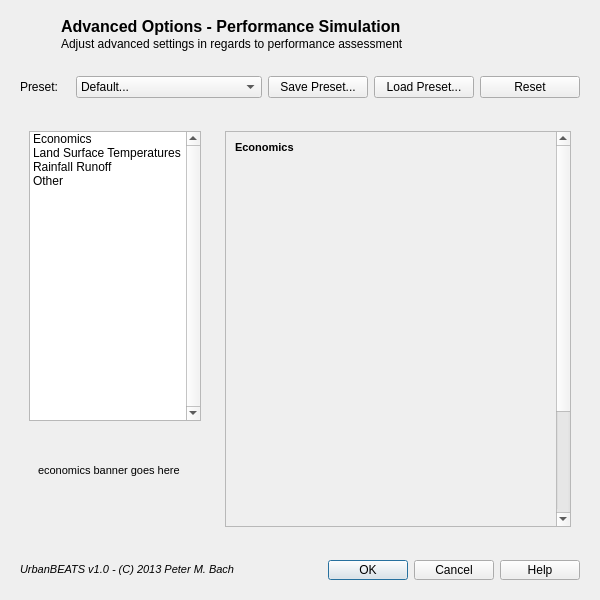
<?xml version="1.0" encoding="UTF-8"?>
<ui version="4.0">
 <class>TechPlace_Dialog</class>
 <widget class="QDialog" name="TechPlace_Dialog">
  <property name="geometry">
   <rect>
    <x>0</x>
    <y>0</y>
    <width>600</width>
    <height>600</height>
   </rect>
  </property>
  <property name="sizePolicy">
   <sizepolicy hsizetype="Fixed" vsizetype="Preferred">
    <horstretch>0</horstretch>
    <verstretch>0</verstretch>
   </sizepolicy>
  </property>
  <property name="windowTitle">
   <string>Dialog</string>
  </property>
  <layout class="QVBoxLayout" name="verticalLayout">
   <item>
    <widget class="QWidget" name="widget_2" native="true">
     <property name="minimumSize">
      <size>
       <width>0</width>
       <height>50</height>
      </size>
     </property>
     <property name="maximumSize">
      <size>
       <width>16777215</width>
       <height>50</height>
      </size>
     </property>
     <widget class="QLabel" name="label">
      <property name="geometry">
       <rect>
        <x>0</x>
        <y>0</y>
        <width>50</width>
        <height>50</height>
       </rect>
      </property>
      <property name="minimumSize">
       <size>
        <width>50</width>
        <height>50</height>
       </size>
      </property>
      <property name="text">
       <string/>
      </property>
      <property name="pixmap">
       <pixmap resource="C:/UrbanBEATSv1Dev/ub_modules/resources/dialogimg.qrc">:/general/ublogo50.png</pixmap>
      </property>
     </widget>
     <widget class="QLabel" name="tech_subheading">
      <property name="geometry">
       <rect>
        <x>50</x>
        <y>25</y>
        <width>711</width>
        <height>16</height>
       </rect>
      </property>
      <property name="text">
       <string>Adjust advanced settings in regards to performance assessment</string>
      </property>
     </widget>
     <widget class="QLabel" name="tech_heading">
      <property name="geometry">
       <rect>
        <x>50</x>
        <y>5</y>
        <width>451</width>
        <height>21</height>
       </rect>
      </property>
      <property name="text">
       <string>&lt;!DOCTYPE HTML PUBLIC &quot;-//W3C//DTD HTML 4.0//EN&quot; &quot;http://www.w3.org/TR/REC-html40/strict.dtd&quot;&gt;
&lt;html&gt;&lt;head&gt;&lt;meta name=&quot;qrichtext&quot; content=&quot;1&quot; /&gt;&lt;style type=&quot;text/css&quot;&gt;
p, li { white-space: pre-wrap; }
&lt;/style&gt;&lt;/head&gt;&lt;body style=&quot; font-family:'MS Shell Dlg 2'; font-size:8.25pt; font-weight:400; font-style:normal;&quot;&gt;
&lt;p style=&quot; margin-top:0px; margin-bottom:0px; margin-left:0px; margin-right:0px; -qt-block-indent:0; text-indent:0px;&quot;&gt;&lt;span style=&quot; font-size:12pt; font-weight:600;&quot;&gt;Advanced Options - Performance Simulation&lt;/span&gt;&lt;/p&gt;&lt;/body&gt;&lt;/html&gt;</string>
      </property>
     </widget>
    </widget>
   </item>
   <item>
    <widget class="QWidget" name="widget_3" native="true">
     <property name="minimumSize">
      <size>
       <width>0</width>
       <height>40</height>
      </size>
     </property>
     <property name="maximumSize">
      <size>
       <width>16777215</width>
       <height>40</height>
      </size>
     </property>
     <layout class="QHBoxLayout" name="horizontalLayout_2">
      <item>
       <widget class="QLabel" name="label_2">
        <property name="maximumSize">
         <size>
          <width>50</width>
          <height>16777215</height>
         </size>
        </property>
        <property name="text">
         <string>Preset:</string>
        </property>
       </widget>
      </item>
      <item>
       <widget class="QComboBox" name="comboBox">
        <item>
         <property name="text">
          <string>Default...</string>
         </property>
        </item>
        <item>
         <property name="text">
          <string>User Custom...</string>
         </property>
        </item>
       </widget>
      </item>
      <item>
       <widget class="QPushButton" name="pushButton_2">
        <property name="maximumSize">
         <size>
          <width>100</width>
          <height>16777215</height>
         </size>
        </property>
        <property name="text">
         <string>Save Preset...</string>
        </property>
       </widget>
      </item>
      <item>
       <widget class="QPushButton" name="pushButton_3">
        <property name="maximumSize">
         <size>
          <width>100</width>
          <height>16777215</height>
         </size>
        </property>
        <property name="text">
         <string>Load Preset...</string>
        </property>
       </widget>
      </item>
      <item>
       <widget class="QPushButton" name="pushButton_4">
        <property name="maximumSize">
         <size>
          <width>100</width>
          <height>16777215</height>
         </size>
        </property>
        <property name="text">
         <string>Reset</string>
        </property>
       </widget>
      </item>
     </layout>
    </widget>
   </item>
   <item>
    <widget class="QWidget" name="widget" native="true">
     <layout class="QHBoxLayout" name="horizontalLayout_3">
      <item>
       <widget class="QWidget" name="widget_4" native="true">
        <property name="minimumSize">
         <size>
          <width>190</width>
          <height>0</height>
         </size>
        </property>
        <property name="maximumSize">
         <size>
          <width>190</width>
          <height>16777215</height>
         </size>
        </property>
        <layout class="QVBoxLayout" name="verticalLayout_2">
         <item>
          <widget class="QListWidget" name="options_list">
           <property name="maximumSize">
            <size>
             <width>16777215</width>
             <height>16777215</height>
            </size>
           </property>
           <property name="verticalScrollBarPolicy">
            <enum>Qt::ScrollBarAlwaysOn</enum>
           </property>
           <item>
            <property name="text">
             <string>Economics</string>
            </property>
           </item>
           <item>
            <property name="text">
             <string>Land Surface Temperatures</string>
            </property>
           </item>
           <item>
            <property name="text">
             <string>Rainfall Runoff</string>
            </property>
           </item>
           <item>
            <property name="text">
             <string>Other</string>
            </property>
           </item>
          </widget>
         </item>
         <item>
          <widget class="QStackedWidget" name="pic_stack">
           <property name="minimumSize">
            <size>
             <width>0</width>
             <height>50</height>
            </size>
           </property>
           <property name="maximumSize">
            <size>
             <width>16777215</width>
             <height>100</height>
            </size>
           </property>
           <property name="currentIndex">
            <number>0</number>
           </property>
           <widget class="QWidget" name="page_5">
            <layout class="QHBoxLayout" name="horizontalLayout_5">
             <item>
              <widget class="QLabel" name="label_11">
               <property name="text">
                <string>&lt;!DOCTYPE HTML PUBLIC &quot;-//W3C//DTD HTML 4.0//EN&quot; &quot;http://www.w3.org/TR/REC-html40/strict.dtd&quot;&gt;
&lt;html&gt;&lt;head&gt;&lt;meta name=&quot;qrichtext&quot; content=&quot;1&quot; /&gt;&lt;style type=&quot;text/css&quot;&gt;
p, li { white-space: pre-wrap; }
&lt;/style&gt;&lt;/head&gt;&lt;body style=&quot; font-family:'MS Shell Dlg 2'; font-size:8.25pt; font-weight:400; font-style:normal;&quot;&gt;
&lt;p style=&quot; margin-top:0px; margin-bottom:0px; margin-left:0px; margin-right:0px; -qt-block-indent:0; text-indent:0px;&quot;&gt;&lt;span style=&quot; font-size:8pt;&quot;&gt;economics banner goes here&lt;/span&gt;&lt;/p&gt;
&lt;p style=&quot;-qt-paragraph-type:empty; margin-top:0px; margin-bottom:0px; margin-left:0px; margin-right:0px; -qt-block-indent:0; text-indent:0px; font-size:8pt;&quot;&gt;&lt;/p&gt;&lt;/body&gt;&lt;/html&gt;</string>
               </property>
              </widget>
             </item>
            </layout>
           </widget>
           <widget class="QWidget" name="page_6">
            <layout class="QHBoxLayout" name="horizontalLayout_6">
             <item>
              <widget class="QLabel" name="label_12">
               <property name="text">
                <string>&lt;!DOCTYPE HTML PUBLIC &quot;-//W3C//DTD HTML 4.0//EN&quot; &quot;http://www.w3.org/TR/REC-html40/strict.dtd&quot;&gt;
&lt;html&gt;&lt;head&gt;&lt;meta name=&quot;qrichtext&quot; content=&quot;1&quot; /&gt;&lt;style type=&quot;text/css&quot;&gt;
p, li { white-space: pre-wrap; }
&lt;/style&gt;&lt;/head&gt;&lt;body style=&quot; font-family:'MS Shell Dlg 2'; font-size:8.25pt; font-weight:400; font-style:normal;&quot;&gt;
&lt;p style=&quot; margin-top:0px; margin-bottom:0px; margin-left:0px; margin-right:0px; -qt-block-indent:0; text-indent:0px;&quot;&gt;&lt;span style=&quot; font-size:8pt;&quot;&gt;LST banner goes here&lt;/span&gt;&lt;/p&gt;&lt;/body&gt;&lt;/html&gt;</string>
               </property>
              </widget>
             </item>
            </layout>
           </widget>
           <widget class="QWidget" name="page_7">
            <layout class="QHBoxLayout" name="horizontalLayout_7">
             <item>
              <widget class="QLabel" name="label_13">
               <property name="text">
                <string>&lt;!DOCTYPE HTML PUBLIC &quot;-//W3C//DTD HTML 4.0//EN&quot; &quot;http://www.w3.org/TR/REC-html40/strict.dtd&quot;&gt;
&lt;html&gt;&lt;head&gt;&lt;meta name=&quot;qrichtext&quot; content=&quot;1&quot; /&gt;&lt;style type=&quot;text/css&quot;&gt;
p, li { white-space: pre-wrap; }
&lt;/style&gt;&lt;/head&gt;&lt;body style=&quot; font-family:'MS Shell Dlg 2'; font-size:8.25pt; font-weight:400; font-style:normal;&quot;&gt;
&lt;p style=&quot; margin-top:0px; margin-bottom:0px; margin-left:0px; margin-right:0px; -qt-block-indent:0; text-indent:0px;&quot;&gt;&lt;span style=&quot; font-size:8pt;&quot;&gt;rainfallrunoff banner here&lt;/span&gt;&lt;/p&gt;&lt;/body&gt;&lt;/html&gt;</string>
               </property>
              </widget>
             </item>
            </layout>
           </widget>
           <widget class="QWidget" name="page_8">
            <widget class="QLabel" name="label_14">
             <property name="geometry">
              <rect>
               <x>10</x>
               <y>10</y>
               <width>154</width>
               <height>82</height>
              </rect>
             </property>
             <property name="text">
              <string>&lt;!DOCTYPE HTML PUBLIC &quot;-//W3C//DTD HTML 4.0//EN&quot; &quot;http://www.w3.org/TR/REC-html40/strict.dtd&quot;&gt;
&lt;html&gt;&lt;head&gt;&lt;meta name=&quot;qrichtext&quot; content=&quot;1&quot; /&gt;&lt;style type=&quot;text/css&quot;&gt;
p, li { white-space: pre-wrap; }
&lt;/style&gt;&lt;/head&gt;&lt;body style=&quot; font-family:'MS Shell Dlg 2'; font-size:8.25pt; font-weight:400; font-style:normal;&quot;&gt;
&lt;p style=&quot; margin-top:0px; margin-bottom:0px; margin-left:0px; margin-right:0px; -qt-block-indent:0; text-indent:0px;&quot;&gt;&lt;span style=&quot; font-size:8pt;&quot;&gt;others banner here&lt;/span&gt;&lt;/p&gt;&lt;/body&gt;&lt;/html&gt;</string>
             </property>
            </widget>
           </widget>
          </widget>
         </item>
        </layout>
        <zorder>options_list</zorder>
        <zorder>options_list</zorder>
        <zorder>pic_stack</zorder>
       </widget>
      </item>
      <item>
       <widget class="QStackedWidget" name="options_stack">
        <property name="currentIndex">
         <number>0</number>
        </property>
        <widget class="QWidget" name="page">
         <layout class="QHBoxLayout" name="horizontalLayout_4">
          <item>
           <widget class="QScrollArea" name="scrollArea">
            <property name="verticalScrollBarPolicy">
             <enum>Qt::ScrollBarAlwaysOn</enum>
            </property>
            <property name="widgetResizable">
             <bool>true</bool>
            </property>
            <widget class="QWidget" name="scrollAreaWidgetContents">
             <property name="geometry">
              <rect>
               <x>0</x>
               <y>0</y>
               <width>331</width>
               <height>543</height>
              </rect>
             </property>
             <layout class="QVBoxLayout" name="verticalLayout_3">
              <item>
               <widget class="QLabel" name="label_3">
                <property name="text">
                 <string>&lt;!DOCTYPE HTML PUBLIC &quot;-//W3C//DTD HTML 4.0//EN&quot; &quot;http://www.w3.org/TR/REC-html40/strict.dtd&quot;&gt;
&lt;html&gt;&lt;head&gt;&lt;meta name=&quot;qrichtext&quot; content=&quot;1&quot; /&gt;&lt;style type=&quot;text/css&quot;&gt;
p, li { white-space: pre-wrap; }
&lt;/style&gt;&lt;/head&gt;&lt;body style=&quot; font-family:'MS Shell Dlg 2'; font-size:8.25pt; font-weight:400; font-style:normal;&quot;&gt;
&lt;p style=&quot; margin-top:0px; margin-bottom:0px; margin-left:0px; margin-right:0px; -qt-block-indent:0; text-indent:0px;&quot;&gt;&lt;span style=&quot; font-size:8pt; font-weight:600;&quot;&gt;Economics&lt;/span&gt;&lt;/p&gt;&lt;/body&gt;&lt;/html&gt;</string>
                </property>
               </widget>
              </item>
              <item>
               <widget class="QWidget" name="widget_5" native="true">
                <property name="minimumSize">
                 <size>
                  <width>0</width>
                  <height>300</height>
                 </size>
                </property>
               </widget>
              </item>
              <item>
               <widget class="QWidget" name="widget_6" native="true">
                <property name="minimumSize">
                 <size>
                  <width>0</width>
                  <height>200</height>
                 </size>
                </property>
               </widget>
              </item>
             </layout>
            </widget>
           </widget>
          </item>
         </layout>
        </widget>
        <widget class="QWidget" name="page_3">
         <layout class="QVBoxLayout" name="verticalLayout_7">
          <item>
           <widget class="QScrollArea" name="scrollArea_3">
            <property name="verticalScrollBarPolicy">
             <enum>Qt::ScrollBarAlwaysOn</enum>
            </property>
            <property name="widgetResizable">
             <bool>true</bool>
            </property>
            <widget class="QWidget" name="scrollAreaWidgetContents_3">
             <property name="geometry">
              <rect>
               <x>0</x>
               <y>0</y>
               <width>331</width>
               <height>543</height>
              </rect>
             </property>
             <layout class="QVBoxLayout" name="verticalLayout_6">
              <item>
               <widget class="QLabel" name="label_7">
                <property name="text">
                 <string>&lt;!DOCTYPE HTML PUBLIC &quot;-//W3C//DTD HTML 4.0//EN&quot; &quot;http://www.w3.org/TR/REC-html40/strict.dtd&quot;&gt;
&lt;html&gt;&lt;head&gt;&lt;meta name=&quot;qrichtext&quot; content=&quot;1&quot; /&gt;&lt;style type=&quot;text/css&quot;&gt;
p, li { white-space: pre-wrap; }
&lt;/style&gt;&lt;/head&gt;&lt;body style=&quot; font-family:'MS Shell Dlg 2'; font-size:8.25pt; font-weight:400; font-style:normal;&quot;&gt;
&lt;p style=&quot; margin-top:0px; margin-bottom:0px; margin-left:0px; margin-right:0px; -qt-block-indent:0; text-indent:0px;&quot;&gt;&lt;span style=&quot; font-size:8pt; font-weight:600;&quot;&gt;Land Surface Temperatures&lt;/span&gt;&lt;/p&gt;&lt;/body&gt;&lt;/html&gt;</string>
                </property>
               </widget>
              </item>
              <item>
               <widget class="QWidget" name="widget_9" native="true">
                <property name="minimumSize">
                 <size>
                  <width>0</width>
                  <height>300</height>
                 </size>
                </property>
               </widget>
              </item>
              <item>
               <widget class="QWidget" name="widget_10" native="true">
                <property name="minimumSize">
                 <size>
                  <width>0</width>
                  <height>200</height>
                 </size>
                </property>
               </widget>
              </item>
             </layout>
            </widget>
           </widget>
          </item>
         </layout>
        </widget>
        <widget class="QWidget" name="page_4">
         <layout class="QVBoxLayout" name="verticalLayout_9">
          <item>
           <widget class="QScrollArea" name="scrollArea_4">
            <property name="verticalScrollBarPolicy">
             <enum>Qt::ScrollBarAlwaysOn</enum>
            </property>
            <property name="widgetResizable">
             <bool>true</bool>
            </property>
            <widget class="QWidget" name="scrollAreaWidgetContents_4">
             <property name="geometry">
              <rect>
               <x>0</x>
               <y>0</y>
               <width>331</width>
               <height>543</height>
              </rect>
             </property>
             <layout class="QVBoxLayout" name="verticalLayout_8">
              <item>
               <widget class="QLabel" name="label_9">
                <property name="text">
                 <string>&lt;!DOCTYPE HTML PUBLIC &quot;-//W3C//DTD HTML 4.0//EN&quot; &quot;http://www.w3.org/TR/REC-html40/strict.dtd&quot;&gt;
&lt;html&gt;&lt;head&gt;&lt;meta name=&quot;qrichtext&quot; content=&quot;1&quot; /&gt;&lt;style type=&quot;text/css&quot;&gt;
p, li { white-space: pre-wrap; }
&lt;/style&gt;&lt;/head&gt;&lt;body style=&quot; font-family:'MS Shell Dlg 2'; font-size:8.25pt; font-weight:400; font-style:normal;&quot;&gt;
&lt;p style=&quot; margin-top:0px; margin-bottom:0px; margin-left:0px; margin-right:0px; -qt-block-indent:0; text-indent:0px;&quot;&gt;&lt;span style=&quot; font-size:8pt; font-weight:600;&quot;&gt;Rainfall Runoff&lt;/span&gt;&lt;/p&gt;&lt;/body&gt;&lt;/html&gt;</string>
                </property>
               </widget>
              </item>
              <item>
               <widget class="QWidget" name="widget_11" native="true">
                <property name="minimumSize">
                 <size>
                  <width>0</width>
                  <height>300</height>
                 </size>
                </property>
               </widget>
              </item>
              <item>
               <widget class="QWidget" name="widget_12" native="true">
                <property name="minimumSize">
                 <size>
                  <width>0</width>
                  <height>200</height>
                 </size>
                </property>
               </widget>
              </item>
             </layout>
            </widget>
           </widget>
          </item>
         </layout>
        </widget>
        <widget class="QWidget" name="page_2">
         <layout class="QVBoxLayout" name="verticalLayout_5">
          <item>
           <widget class="QScrollArea" name="scrollArea_2">
            <property name="verticalScrollBarPolicy">
             <enum>Qt::ScrollBarAlwaysOn</enum>
            </property>
            <property name="widgetResizable">
             <bool>true</bool>
            </property>
            <widget class="QWidget" name="scrollAreaWidgetContents_2">
             <property name="geometry">
              <rect>
               <x>0</x>
               <y>0</y>
               <width>331</width>
               <height>543</height>
              </rect>
             </property>
             <layout class="QVBoxLayout" name="verticalLayout_4">
              <item>
               <widget class="QLabel" name="label_5">
                <property name="text">
                 <string>&lt;!DOCTYPE HTML PUBLIC &quot;-//W3C//DTD HTML 4.0//EN&quot; &quot;http://www.w3.org/TR/REC-html40/strict.dtd&quot;&gt;
&lt;html&gt;&lt;head&gt;&lt;meta name=&quot;qrichtext&quot; content=&quot;1&quot; /&gt;&lt;style type=&quot;text/css&quot;&gt;
p, li { white-space: pre-wrap; }
&lt;/style&gt;&lt;/head&gt;&lt;body style=&quot; font-family:'MS Shell Dlg 2'; font-size:8.25pt; font-weight:400; font-style:normal;&quot;&gt;
&lt;p style=&quot; margin-top:0px; margin-bottom:0px; margin-left:0px; margin-right:0px; -qt-block-indent:0; text-indent:0px;&quot;&gt;&lt;span style=&quot; font-size:8pt; font-weight:600;&quot;&gt;Others&lt;/span&gt;&lt;/p&gt;&lt;/body&gt;&lt;/html&gt;</string>
                </property>
               </widget>
              </item>
              <item>
               <widget class="QWidget" name="widget_7" native="true">
                <property name="minimumSize">
                 <size>
                  <width>0</width>
                  <height>300</height>
                 </size>
                </property>
               </widget>
              </item>
              <item>
               <widget class="QWidget" name="widget_8" native="true">
                <property name="minimumSize">
                 <size>
                  <width>0</width>
                  <height>200</height>
                 </size>
                </property>
               </widget>
              </item>
             </layout>
            </widget>
           </widget>
          </item>
         </layout>
        </widget>
       </widget>
      </item>
     </layout>
    </widget>
   </item>
   <item>
    <widget class="QWidget" name="techplace_footer" native="true">
     <property name="maximumSize">
      <size>
       <width>16777215</width>
       <height>38</height>
      </size>
     </property>
     <layout class="QHBoxLayout" name="horizontalLayout">
      <item>
       <widget class="QLabel" name="remarks">
        <property name="text">
         <string>&lt;!DOCTYPE HTML PUBLIC &quot;-//W3C//DTD HTML 4.0//EN&quot; &quot;http://www.w3.org/TR/REC-html40/strict.dtd&quot;&gt;
&lt;html&gt;&lt;head&gt;&lt;meta name=&quot;qrichtext&quot; content=&quot;1&quot; /&gt;&lt;style type=&quot;text/css&quot;&gt;
p, li { white-space: pre-wrap; }
&lt;/style&gt;&lt;/head&gt;&lt;body style=&quot; font-family:'MS Shell Dlg 2'; font-size:8.25pt; font-weight:400; font-style:normal;&quot;&gt;
&lt;p style=&quot; margin-top:0px; margin-bottom:0px; margin-left:0px; margin-right:0px; -qt-block-indent:0; text-indent:0px;&quot;&gt;&lt;span style=&quot; font-size:8pt; font-style:italic;&quot;&gt;UrbanBEATS v1.0 - (C) 2013 Peter M. Bach &lt;/span&gt;&lt;/p&gt;&lt;/body&gt;&lt;/html&gt;</string>
        </property>
       </widget>
      </item>
      <item>
       <widget class="QDialogButtonBox" name="buttonBox">
        <property name="maximumSize">
         <size>
          <width>16777215</width>
          <height>23</height>
         </size>
        </property>
        <property name="orientation">
         <enum>Qt::Horizontal</enum>
        </property>
        <property name="standardButtons">
         <set>QDialogButtonBox::Cancel|QDialogButtonBox::Ok</set>
        </property>
       </widget>
      </item>
      <item>
       <widget class="QPushButton" name="pushButton">
        <property name="whatsThis">
         <string>Are you serious?</string>
        </property>
        <property name="text">
         <string>Help</string>
        </property>
       </widget>
      </item>
     </layout>
    </widget>
   </item>
  </layout>
 </widget>
 <tabstops>
  <tabstop>buttonBox</tabstop>
  <tabstop>pushButton</tabstop>
 </tabstops>
 <resources>
  <include location="C:/UrbanBEATSv1Dev/ub_modules/resources/dialogimg.qrc"/>
  <include location="toolbaricons/guitoolbaricons.qrc"/>
 </resources>
 <connections>
  <connection>
   <sender>buttonBox</sender>
   <signal>accepted()</signal>
   <receiver>TechPlace_Dialog</receiver>
   <slot>accept()</slot>
   <hints>
    <hint type="sourcelabel">
     <x>248</x>
     <y>254</y>
    </hint>
    <hint type="destinationlabel">
     <x>157</x>
     <y>274</y>
    </hint>
   </hints>
  </connection>
  <connection>
   <sender>buttonBox</sender>
   <signal>rejected()</signal>
   <receiver>TechPlace_Dialog</receiver>
   <slot>reject()</slot>
   <hints>
    <hint type="sourcelabel">
     <x>316</x>
     <y>260</y>
    </hint>
    <hint type="destinationlabel">
     <x>286</x>
     <y>274</y>
    </hint>
   </hints>
  </connection>
  <connection>
   <sender>options_list</sender>
   <signal>currentRowChanged(int)</signal>
   <receiver>options_stack</receiver>
   <slot>setCurrentIndex(int)</slot>
   <hints>
    <hint type="sourcelabel">
     <x>117</x>
     <y>328</y>
    </hint>
    <hint type="destinationlabel">
     <x>402</x>
     <y>328</y>
    </hint>
   </hints>
  </connection>
  <connection>
   <sender>options_list</sender>
   <signal>currentRowChanged(int)</signal>
   <receiver>pic_stack</receiver>
   <slot>setCurrentIndex(int)</slot>
   <hints>
    <hint type="sourcelabel">
     <x>112</x>
     <y>275</y>
    </hint>
    <hint type="destinationlabel">
     <x>112</x>
     <y>478</y>
    </hint>
   </hints>
  </connection>
 </connections>
</ui>
